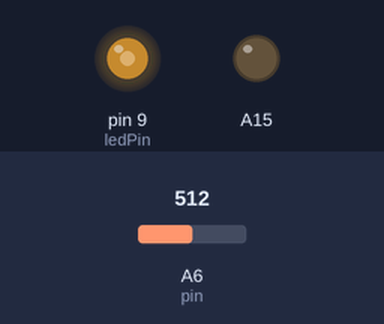
A sketch run on a simulated Arduino Mega 2560, built with avr-gcc and run on an emulated ATmega2560. Shown: output pins drawn as LEDs (lit = HIGH). The inputs (shaded band) are chosen by the test bench; at power-on: A6 (pin) = 512.

Above: at 1.2 s.
1.3 s: A6 (pin) set to 716
At 1.6 s:
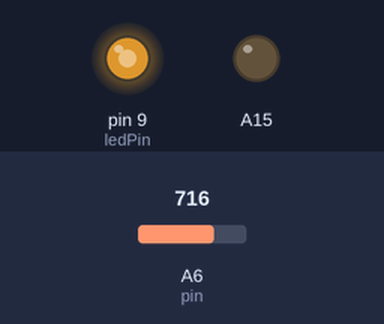
2.8 s: A6 (pin) set to 900
At 3.9 s:
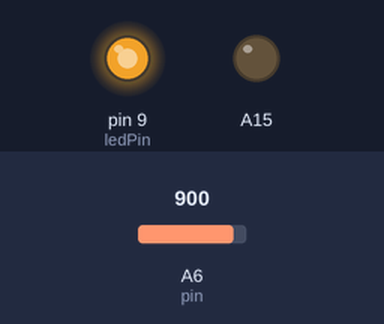
4.3 s: A6 (pin) set to 122
At 5.1 s:
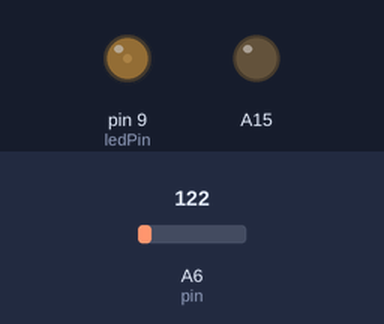
5.8 s: A6 (pin) set to 0
At 6.2 s:
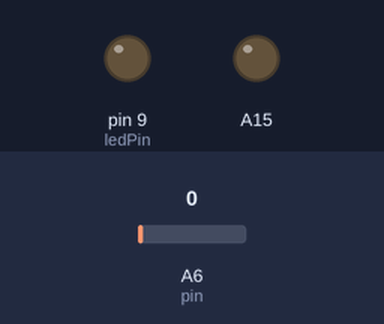
Timing chart, 0 to 8.3 s (numbered marks = the images above; inputs shaded):
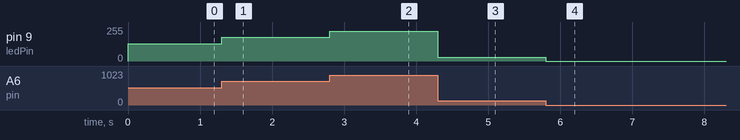

The sketch:

EXA4.ino
```cpp
int pin = A6;
int Value = 0;
int ledPin = 9;

void setup() {

    pinMode(ledPin, OUTPUT);
    pinMode(A15, OUTPUT);
    digitalWrite(A15, LOW);

}

void loop() {

    Value = analogRead(pin);
    analogWrite(ledPin, Value / 4);

}
```

Measured:
- after the input at 1.3 s, pin 9 (ledPin): 128/255 → 179/255 at once
- after the input at 2.8 s, pin 9 (ledPin): 179/255 → 225/255 at once
- after the input at 4.3 s, pin 9 (ledPin): 225/255 → 30/255 at once
- after the input at 5.8 s, pin 9 (ledPin): 30/255 → 0/255 at once
